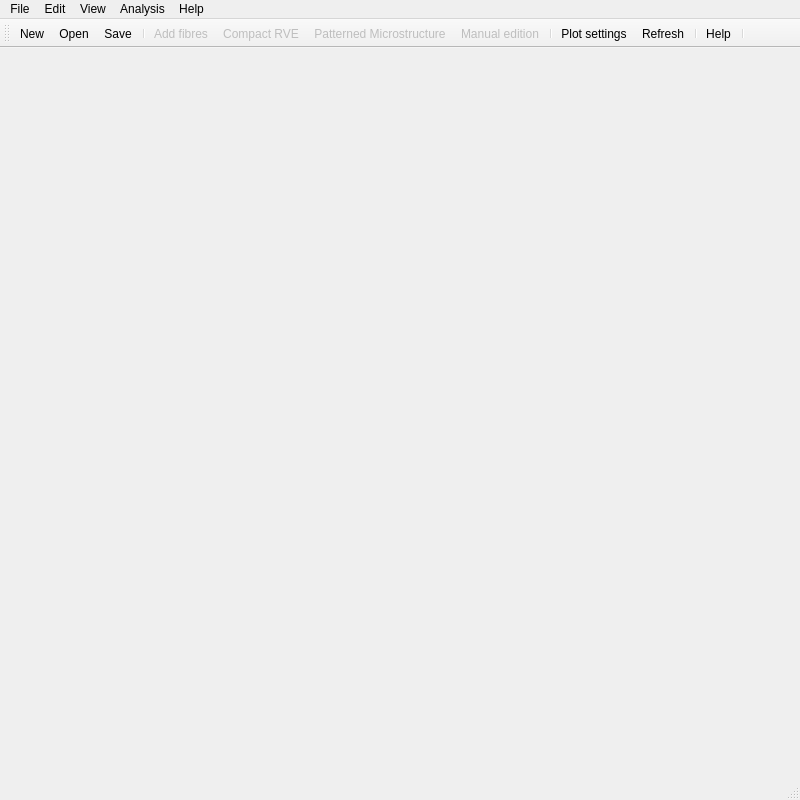
<?xml version="1.0" encoding="UTF-8"?>
<ui version="4.0">
 <class>MainWindow</class>
 <widget class="QMainWindow" name="MainWindow">
  <property name="geometry">
   <rect>
    <x>0</x>
    <y>0</y>
    <width>800</width>
    <height>800</height>
   </rect>
  </property>
  <property name="windowTitle">
   <string>MainWindow</string>
  </property>
  <property name="windowIcon">
   <iconset resource="icons.qrc">
    <normaloff>:/icons/viper.png</normaloff>:/icons/viper.png</iconset>
  </property>
  <property name="toolButtonStyle">
   <enum>Qt::ToolButtonIconOnly</enum>
  </property>
  <widget class="QWidget" name="centralwidget">
   <widget class="QWidget" name="widget" native="true">
    <property name="geometry">
     <rect>
      <x>209</x>
      <y>9</y>
      <width>581</width>
      <height>531</height>
     </rect>
    </property>
   </widget>
  </widget>
  <widget class="QMenuBar" name="menubar">
   <property name="geometry">
    <rect>
     <x>0</x>
     <y>0</y>
     <width>800</width>
     <height>21</height>
    </rect>
   </property>
   <widget class="QMenu" name="menuFile">
    <property name="title">
     <string>File</string>
    </property>
    <addaction name="actionNew"/>
    <addaction name="actionOpen"/>
    <addaction name="separator"/>
    <addaction name="actionSave"/>
    <addaction name="actionSave_as"/>
    <addaction name="actionSaveSimscreen"/>
    <addaction name="actionOpenSimscreen"/>
    <addaction name="separator"/>
    <addaction name="actionExit"/>
   </widget>
   <widget class="QMenu" name="menuEdit">
    <property name="title">
     <string>Edit</string>
    </property>
    <addaction name="actionAdd_fibres"/>
    <addaction name="actionCompact"/>
    <addaction name="actionPattern"/>
    <addaction name="actionEditManual"/>
   </widget>
   <widget class="QMenu" name="menuView">
    <property name="title">
     <string>View</string>
    </property>
    <addaction name="actionPlotSettings"/>
    <addaction name="actionRefresh"/>
   </widget>
   <widget class="QMenu" name="menuHelp">
    <property name="title">
     <string>Help</string>
    </property>
    <addaction name="actionHelp"/>
   </widget>
   <widget class="QMenu" name="menuAnalysis">
    <property name="title">
     <string>Analysis</string>
    </property>
    <addaction name="separator"/>
    <addaction name="actionDiameters"/>
    <addaction name="actionNNA"/>
    <addaction name="actionRDF"/>
    <addaction name="separator"/>
    <addaction name="actionLocal_volume_fraction"/>
   </widget>
   <addaction name="menuFile"/>
   <addaction name="menuEdit"/>
   <addaction name="menuView"/>
   <addaction name="menuAnalysis"/>
   <addaction name="menuHelp"/>
  </widget>
  <widget class="QStatusBar" name="statusbar"/>
  <widget class="QToolBar" name="toolBar">
   <property name="enabled">
    <bool>true</bool>
   </property>
   <property name="windowTitle">
    <string>toolBar</string>
   </property>
   <property name="iconSize">
    <size>
     <width>40</width>
     <height>40</height>
    </size>
   </property>
   <attribute name="toolBarArea">
    <enum>TopToolBarArea</enum>
   </attribute>
   <attribute name="toolBarBreak">
    <bool>false</bool>
   </attribute>
   <addaction name="actionNew"/>
   <addaction name="actionOpen"/>
   <addaction name="actionSave"/>
   <addaction name="separator"/>
   <addaction name="actionAdd_fibres"/>
   <addaction name="actionCompact"/>
   <addaction name="actionPattern"/>
   <addaction name="actionEditManual"/>
   <addaction name="separator"/>
   <addaction name="actionPlotSettings"/>
   <addaction name="actionRefresh"/>
   <addaction name="separator"/>
   <addaction name="actionHelp"/>
   <addaction name="separator"/>
  </widget>
  <action name="actionNew">
   <property name="icon">
    <iconset resource="icons.qrc">
     <normaloff>:/icons/files/File-New-icon.png</normaloff>:/icons/files/File-New-icon.png</iconset>
   </property>
   <property name="text">
    <string>New</string>
   </property>
   <property name="toolTip">
    <string>Creates a new microstructure</string>
   </property>
   <property name="statusTip">
    <string>Click to create a new microstructure</string>
   </property>
   <property name="shortcut">
    <string>Ctrl+N</string>
   </property>
  </action>
  <action name="actionOpen">
   <property name="icon">
    <iconset resource="icons.qrc">
     <normaloff>:/icons/files/open-icon.png</normaloff>:/icons/files/open-icon.png</iconset>
   </property>
   <property name="text">
    <string>Open</string>
   </property>
   <property name="toolTip">
    <string>Opens a microstructure file</string>
   </property>
   <property name="statusTip">
    <string>Click to open a microstructure file</string>
   </property>
   <property name="shortcut">
    <string>Ctrl+O</string>
   </property>
  </action>
  <action name="actionSave">
   <property name="icon">
    <iconset resource="icons.qrc">
     <normaloff>:/icons/files/save-icon.png</normaloff>:/icons/files/save-icon.png</iconset>
   </property>
   <property name="text">
    <string>Save</string>
   </property>
   <property name="toolTip">
    <string>Saves current microstructure</string>
   </property>
   <property name="statusTip">
    <string>Click to save current microstructure</string>
   </property>
   <property name="shortcut">
    <string>Ctrl+S</string>
   </property>
  </action>
  <action name="actionSave_as">
   <property name="text">
    <string>Save as...</string>
   </property>
   <property name="shortcut">
    <string>Ctrl+Shift+S</string>
   </property>
  </action>
  <action name="actionExit">
   <property name="icon">
    <iconset resource="icons.qrc">
     <normaloff>:/icons/files/Log-Out-icon.png</normaloff>:/icons/files/Log-Out-icon.png</iconset>
   </property>
   <property name="text">
    <string>Exit</string>
   </property>
   <property name="statusTip">
    <string>Click to quit</string>
   </property>
   <property name="shortcut">
    <string>Ctrl+Q</string>
   </property>
  </action>
  <action name="actionAdd_fibres">
   <property name="enabled">
    <bool>false</bool>
   </property>
   <property name="icon">
    <iconset>
     <normalon>:/icons/files/addFibers.png</normalon>
    </iconset>
   </property>
   <property name="text">
    <string>Add fibres</string>
   </property>
   <property name="toolTip">
    <string>Add fibres to the microstructure</string>
   </property>
   <property name="statusTip">
    <string>Add fibres to the microstructure</string>
   </property>
  </action>
  <action name="actionCompact">
   <property name="enabled">
    <bool>false</bool>
   </property>
   <property name="icon">
    <iconset resource="icons.qrc">
     <normaloff>:/icons/files/compactMicro.png</normaloff>:/icons/files/compactMicro.png</iconset>
   </property>
   <property name="text">
    <string>Compact RVE</string>
   </property>
   <property name="toolTip">
    <string>Compacts the microstructure</string>
   </property>
   <property name="statusTip">
    <string>Compacts the microstructure</string>
   </property>
  </action>
  <action name="actionPlotSettings">
   <property name="icon">
    <iconset resource="icons.qrc">
     <normaloff>:/icons/files/plotSettings.png</normaloff>:/icons/files/plotSettings.png</iconset>
   </property>
   <property name="text">
    <string>Plot settings</string>
   </property>
   <property name="toolTip">
    <string>Customize plot settings</string>
   </property>
   <property name="statusTip">
    <string>Customize plot settings</string>
   </property>
  </action>
  <action name="actionHelp">
   <property name="icon">
    <iconset resource="icons.qrc">
     <normaloff>:/icons/files/about-icon.png</normaloff>:/icons/files/about-icon.png</iconset>
   </property>
   <property name="text">
    <string>Help</string>
   </property>
   <property name="toolTip">
    <string>Help</string>
   </property>
   <property name="statusTip">
    <string>Help</string>
   </property>
  </action>
  <action name="actionPattern">
   <property name="enabled">
    <bool>false</bool>
   </property>
   <property name="icon">
    <iconset resource="icons.qrc">
     <normaloff>:/icons/files/patterned.png</normaloff>:/icons/files/patterned.png</iconset>
   </property>
   <property name="text">
    <string>Patterned Microstructure</string>
   </property>
   <property name="toolTip">
    <string>Generate periodic pattern</string>
   </property>
   <property name="statusTip">
    <string>Generate periodic pattern</string>
   </property>
  </action>
  <action name="actionEditManual">
   <property name="enabled">
    <bool>false</bool>
   </property>
   <property name="icon">
    <iconset resource="icons.qrc">
     <normaloff>:/icons/files/pointer.png</normaloff>:/icons/files/pointer.png</iconset>
   </property>
   <property name="text">
    <string>Manual edition</string>
   </property>
   <property name="toolTip">
    <string>Manually edit fibres position</string>
   </property>
   <property name="statusTip">
    <string>Manually edit fibres position</string>
   </property>
  </action>
  <action name="actionRefresh">
   <property name="enabled">
    <bool>true</bool>
   </property>
   <property name="icon">
    <iconset resource="icons.qrc">
     <normaloff>:/icons/files/refresh.png</normaloff>:/icons/files/refresh.png</iconset>
   </property>
   <property name="text">
    <string>Refresh</string>
   </property>
   <property name="toolTip">
    <string>Refresh view</string>
   </property>
   <property name="statusTip">
    <string>Refresh view</string>
   </property>
  </action>
  <action name="actionSaveSimscreen">
   <property name="text">
    <string>Save (SIMSCREEN)</string>
   </property>
   <property name="toolTip">
    <string>Saves current microstructure in Simscreen format</string>
   </property>
   <property name="statusTip">
    <string>Click to save in Simscreen format</string>
   </property>
   <property name="shortcut">
    <string>Ctrl+Shift+S</string>
   </property>
   <property name="visible">
    <bool>true</bool>
   </property>
   <property name="iconVisibleInMenu">
    <bool>true</bool>
   </property>
  </action>
  <action name="actionOpenSimscreen">
   <property name="text">
    <string>Open (SIMSCREEN)</string>
   </property>
   <property name="toolTip">
    <string>Opens microstructure in Simscreen format</string>
   </property>
   <property name="statusTip">
    <string>Click to open Simscreen format</string>
   </property>
   <property name="shortcut">
    <string>Ctrl+Shift+O</string>
   </property>
   <property name="visible">
    <bool>true</bool>
   </property>
  </action>
  <action name="actionNNA">
   <property name="text">
    <string>NNA</string>
   </property>
  </action>
  <action name="actionDiameters">
   <property name="text">
    <string>Diameters</string>
   </property>
  </action>
  <action name="actionRDF">
   <property name="text">
    <string>G function (RDF)</string>
   </property>
  </action>
  <action name="actionLocal_volume_fraction">
   <property name="text">
    <string>Local volume fraction</string>
   </property>
  </action>
 </widget>
 <resources>
  <include location="icons.qrc"/>
 </resources>
 <connections/>
</ui>
